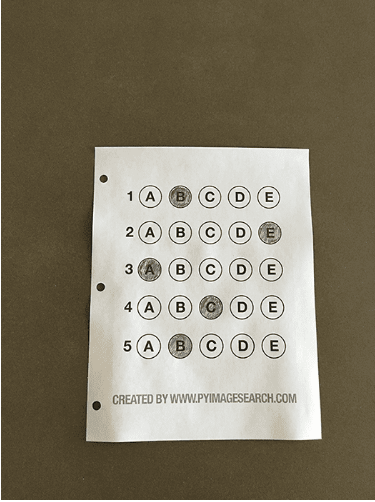
#> input picture testedois.PNG, 375 x 502 px, found by its file name
$ python leitor.py
#> lines starting #> are read from the running program, lines starting #| are printed output that depends on the picture; after the words box and inside, x2 and y2 are one past the last pixel; in counts of white or black regions, pixels touching at a corner belong together
## O ARQUIVO TESTE.PNG é uma imagem de teste para retângulo
from imutils.perspective import four_point_transform
from imutils import contours
import numpy as np
import imutils
import cv2

#abre a imagem. as variaveis gray, blurred e edged são alterações da imagem original.
image = cv2.imread("testedois.png")
#> image is the input picture: shape (502, 375, 3); mean B, G, R 105.3, 123.9, 131.3
gray = cv2.cvtColor(image, cv2.COLOR_BGR2GRAY)
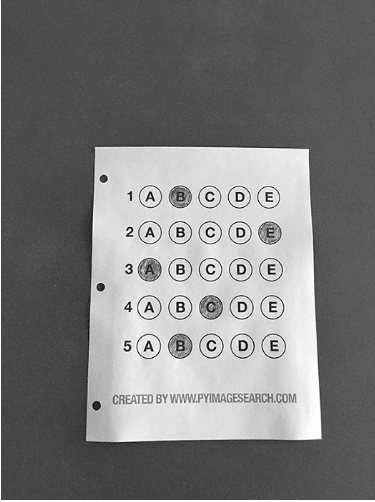
#> gray: shape (502, 375); min 14, max 255, mean 123.9
blurred = cv2.GaussianBlur(gray, (5, 5), 0)
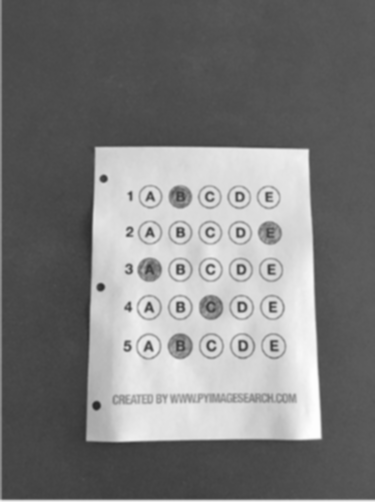
#> blurred: shape (502, 375); min 39, max 253, mean 123.7
edged = cv2.Canny(blurred, 75, 200)
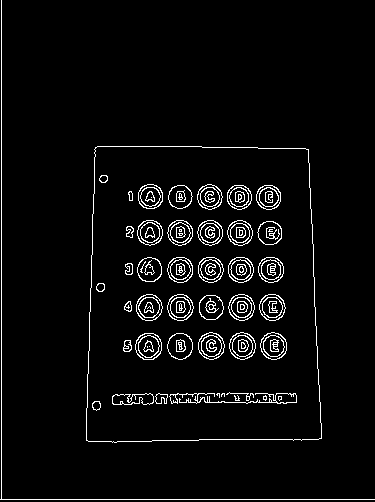
#> edged: shape (502, 375); 4.2% white in thin lines or dots
res = []
#Varíavel para gabarito
gb =  [1,3,3,3,3]

#Enontra os contornos na imagem
cnts = cv2.findContours(edged.copy(), cv2.RETR_EXTERNAL,cv2.CHAIN_APPROX_SIMPLE)
#> cnts = 2 contours, 1 with area under 20; largest, box (x1, y1, x2, y2) and area: (86, 146, 322, 443) 65684
cnts = imutils.grab_contours(cnts)
docCnt = None

#Se tiver contorno, segue esse if
if len(cnts) > 0:
	#faz o sort dos contornos em ordem descendente
	cnts = sorted(cnts, key=cv2.contourArea, reverse=True)
	# passa pelos contornos e verifica se o contorno possui 4 pontos
	for c in cnts:
		peri = cv2.arcLength(c, True)
		approx = cv2.approxPolyDP(c, 0.02 * peri, True)
		#tem 4 pontos? Achou o contorno certo
		if len(approx) == 4:
			docCnt = approx
			break
#> this loop made 1 pass
#> (peri, docCnt) on pass 1: (1047.4, [[95, 147], [86, 440], [321, 438], [308, 149]])

#Faz um recorte da imagem , pegando só a parte dos contornos, facilitando o tratamento
paper = four_point_transform(image, docCnt.reshape(4, 2))
warped = four_point_transform(gray, docCnt.reshape(4, 2))
thresh = cv2.threshold(warped, 0, 255,cv2.THRESH_BINARY_INV | cv2.THRESH_OTSU)[1]
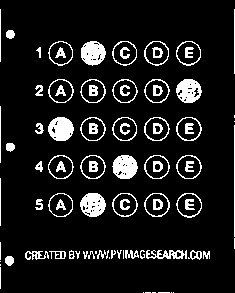
#> thresh: shape (293, 235); 10.9% white; 89 white regions (17 under 20 px)
cnts = cv2.findContours(thresh.copy(), cv2.RETR_EXTERNAL,cv2.CHAIN_APPROX_SIMPLE)
#> cnts = 69 contours, 31 with area under 20; largest, box (x1, y1, x2, y2) and area: (176, 193, 202, 218) 470, (176, 117, 202, 141) 459, (176, 41, 201, 66) 458, (144, 41, 169, 66) 458, (144, 193, 170, 217) 458
cnts = imutils.grab_contours(cnts)

#Seta os contornos das bolhas
questionCnts = []

for c in cnts:
	# A partir daqui, ele trata as bolhas
	(x, y, w, h) = cv2.boundingRect(c)
	ar = w / float(h)
	#AQUI É UMA PARTE IMPORTANTE. ELE SETA O RATIO DA BOLHA. Caso quisermos mudar de bolha para retâNGULO, basta mudar o valor abaixo
	if w >= 20 and h >= 20 and ar >= 0.9 and ar <= 1.1:
		questionCnts.append(c)
#> this loop made 69 passes
#> (x, y, w, h, ar) on passes 1, 2, 6, 9, 11, 12, 14, 15, 16, 17, 18, 19: (173, 292, 1, 1, 1), (171, 292, 1, 1, 1), (143, 292, 1, 1, 1), (0, 261, 1, 1, 1), (5, 256, 9, 10, 0.9), (203, 251, 7, 8, 0.875), (88, 251, 7, 8, 0.875), (83, 251, 5, 8, 0.625), (75, 251, 5, 8, 0.625), (49, 251, 17, 8, 2.12), (25, 251, 24, 9, 2.67), (188, 250, 14, 10, 1.4)
#> (c, x, y, w, h, ar) on passes 3, 4, 5, 7, 8, 10: ([[158, 292], [169, 292]], 158, 292, 12, 1, 12), ([[152, 292], [155, 292]], 152, 292, 4, 1, 4), ([[145, 292], [150, 292]], 145, 292, 6, 1, 6), ([[0, 267], [0, 288]], 0, 267, 1, 22, 0.0455), ([[0, 264], [0, 265]], 0, 264, 1, 2, 0.5), ([[109, 257], [109, 258]], 109, 257, 1, 2, 0.5)
#> after the loop, questionCnts = 25 contours; largest, box (x1, y1, x2, y2) and area: (176, 193, 202, 218) 470, (176, 117, 202, 141) 459, (176, 41, 201, 66) 458, (144, 41, 169, 66) 458, (144, 193, 170, 217) 458


#A partir daqui, ele trata as questões
questionCnts = contours.sort_contours(questionCnts, method="top-to-bottom")[0]
correct = 0
#No caso do papel testedois.png, temos 5 questões. Ele faz o loop a partir daqui
res = []
cont = 0
x=0
y=0
bubbled = []
for (q, i) in enumerate(np.arange(0, len(questionCnts), 5)):
	cont = 0
	cnts = contours.sort_contours(questionCnts[i:i + 5])[0]
	#bubbled = None
	#Aqui ele verifica se a bolha está correta
	bubbled = []
	for (j, c) in enumerate(cnts):
		x = thresh.shape[0]
		y = thresh.shape[1]
		#Verifica quem tá marcado
		mask = np.zeros(thresh.shape, dtype="uint8")
		cv2.drawContours(mask, [c], -1, 255, -1)
		mask = cv2.bitwise_and(thresh, thresh, mask=mask)
		total = cv2.countNonZero(mask)
		#if bubbled is None or total > bubbled[0]:
		#	bubbled = (total, j)

		#PRESTAR ATENÇAO AQUI.

		if total > x//20*y//10:
			bubbled.append(j)
			cont += 1
	if cont == 1:
		res.append(bubbled[0])
	else:
		res.append(-1)
	#faz a verificação se a questão marcada está correta. A variavel 'K' ali tá puxando a gb, que é o gabarito(bem no início do código)
	color = (0, 0, 255)
	k = gb[q]
	#Se a questão estiver correta, ele faz o count aqui
	if k == bubbled[0]:
		color = (0, 255, 0)
		correct += 1
	#Se baseando na variavel k, ele marca a questão correta
	cv2.drawContours(paper, [cnts[k]], -1, color, 3)
#> this loop made 5 passes
#> (i, color, k, correct) on pass 1: (0, (0, 255, 0), 1, 1)
#> (i, color, k) on passes 2 to 5: (5, (0, 0, 255), 3), (10, (0, 0, 255), 3), (15, (0, 0, 255), 3), (20, (0, 0, 255), 3)
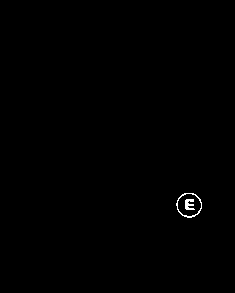
#> mask: shape (293, 235); 0.27% white in thin lines or dots, all inside (x1, y1, x2, y2) = (176, 193, 202, 218)
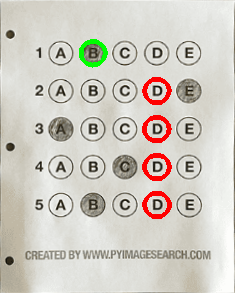
#> paper: shape (293, 235, 3); mean B, G, R 194.6, 203.4, 208.2
#> after the loop, correct = 1; res = [1, 4, 0, 2, 1]


#loop de teste
res2=[]
for i in range(len(res)):
	res2.append(res[len(res)-1-i])
#> this loop made 5 passes
#> after the loop, res2 = [1, 2, 0, 4, 1]
respostas = res2[::-1]
#> respostas = [1, 4, 0, 2, 1]
print('respostas: ', respostas)
#| respostas:  [1, 4, 0, 2, 1]


#Faz a porcentagem de acerto e mostra na tela e mostra a imagem.
score = (correct / 5.0) * 100
#> score = 20
print("[INFO] score: {:.2f}%".format(score))
#| [INFO] score: 20.00%

cv2.putText(paper, "{:.2f}%".format(score), (10, 30),
            cv2.FONT_HERSHEY_SIMPLEX, 0.9, (0, 0, 255), 2)
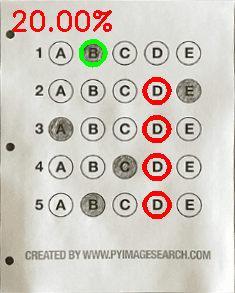
#> paper: shape (293, 235, 3); 1.23% of pixels changed, all inside (x1, y1, x2, y2) = (12, 10, 112, 32)
cv2.imshow("Original", image)
cv2.imshow("Exam", paper)
cv2.waitKey(0)
